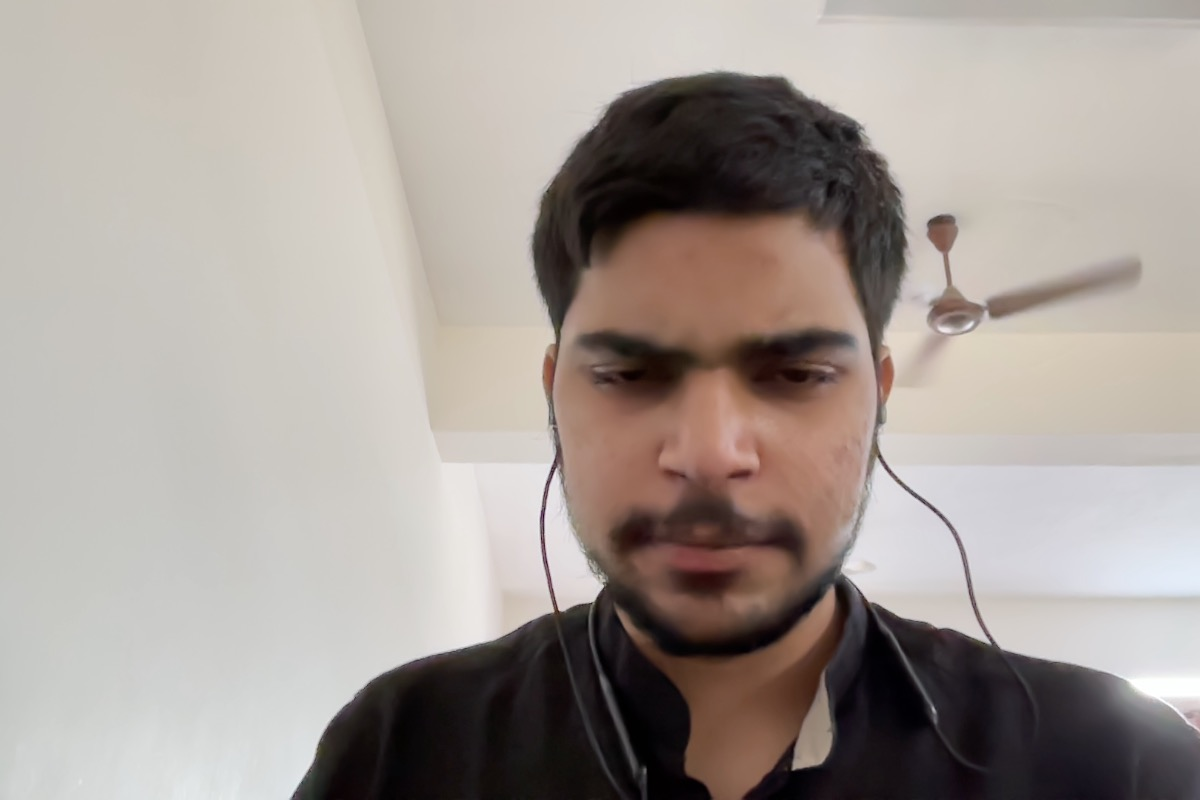
#> input picture image_1.jpg, 1200 x 800 px
$ jupyter execute Arithmetic_Operations.ipynb
#> lines starting #> are read from the running program, lines starting #| are printed output that depends on the picture
# Arithmetic-Operations using OpenCV

[cell 1]
import cv2 as cv
import numpy as np
import matplotlib.pyplot as plt

def add_images():
    image_1 = cv.imread("image_1.jpg", cv.IMREAD_COLOR)
    image_2 = cv.imread("image_2.jpg", cv.IMREAD_COLOR)
    if image_1.shape != image_2.shape:
        print("Images are not the same size, resizing...")
        image_2 = cv.resize(image_2, (image_1.shape[1], image_1.shape[0]))

    result_add_images = cv.add(image_1, image_2)
    return result_add_images

def sub_images():
    image_1 = cv.imread("image_1.jpg", cv.IMREAD_COLOR)
#> image_1 is the input picture: shape (800, 1200, 3); mean B, G, R 150.6, 156.4, 165.2
    image_2 = cv.imread("image_2.jpg", cv.IMREAD_COLOR)
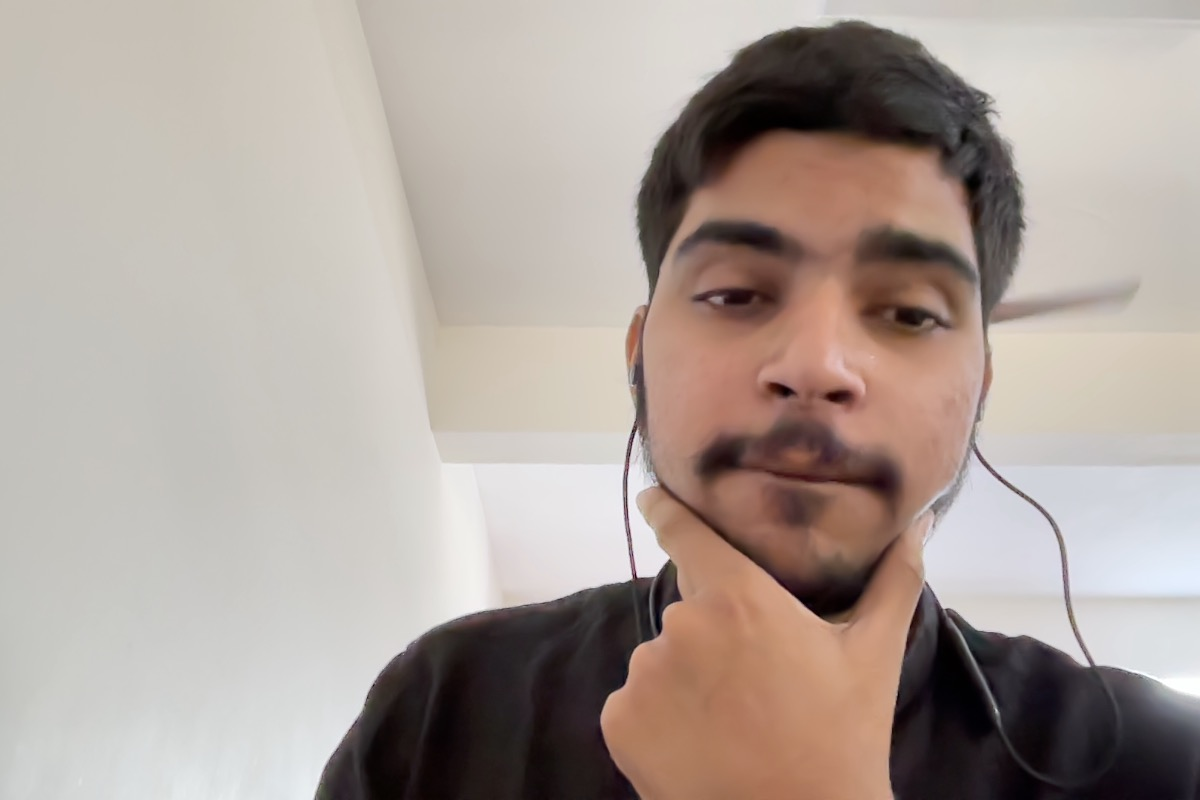
#> input picture image_2.jpg, 1200 x 800 px
#> image_2 is the input picture: shape (800, 1200, 3); mean B, G, R 153.9, 161, 173

    if image_1.shape != image_2.shape:
        print("Images are not the same size, resizing...")
        image_2 = cv.resize(image_2, (image_1.shape[1], image_1.shape[0]))

    result_subtract_images = cv.subtract(image_1, image_2)
    return result_subtract_images

def mul_images():
    image_1 = cv.imread("image_1.jpg", cv.IMREAD_COLOR)
    image_2 = cv.imread("image_2.jpg", cv.IMREAD_COLOR)

    if image_1.shape != image_2.shape:
        print("Images are not the same size, resizing...")
        image_2 = cv.resize(image_2, (image_1.shape[1], image_1.shape[0]))

    result_multiplied_images = cv.multiply(image_1, image_2)
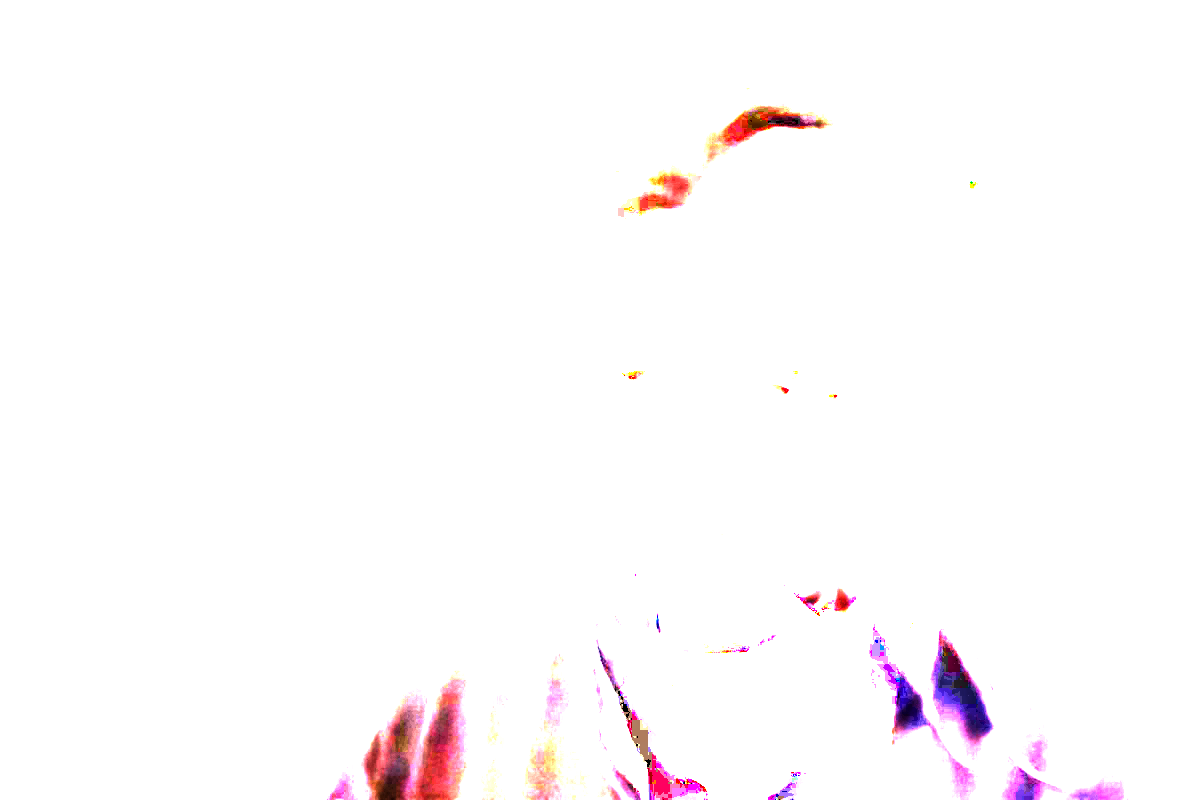
#> result_multiplied_images: shape (800, 1200, 3); mean B, G, R 251.8, 250.6, 253.6
#> in add_images, `result_add_images = cv.add(image_1, image_2)`:
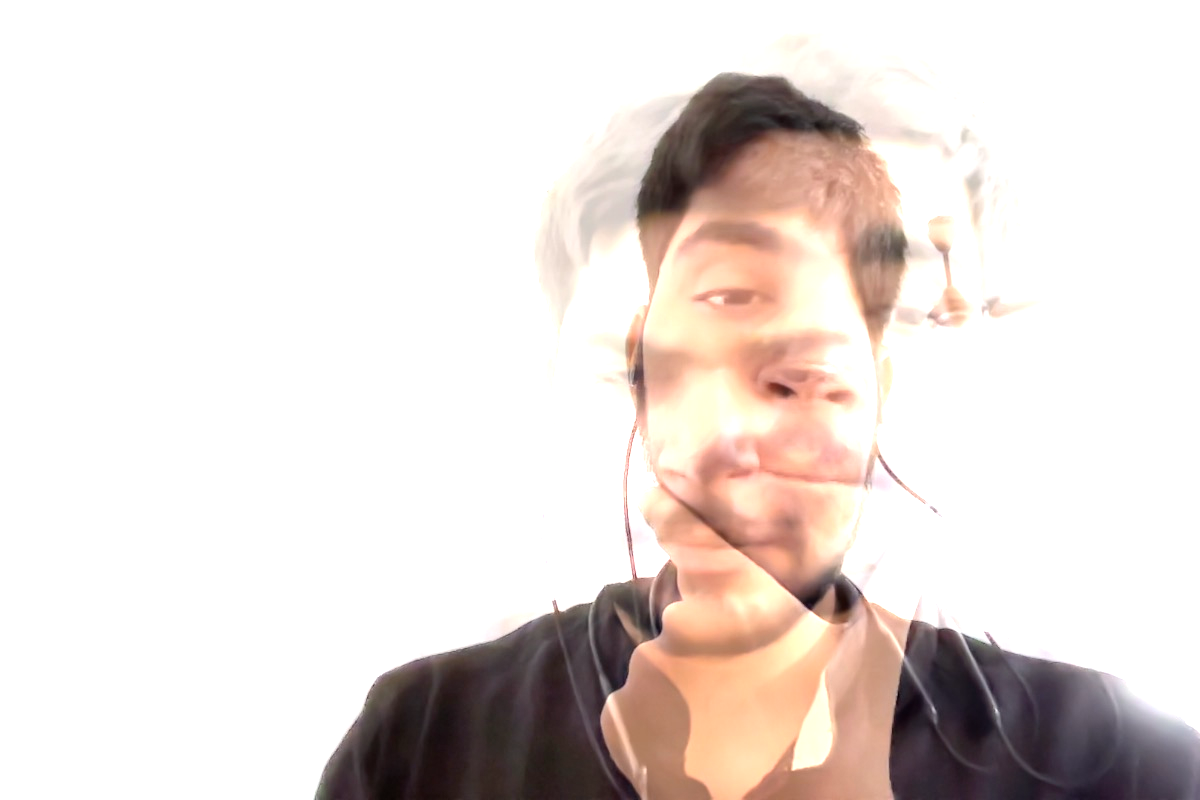
#> result_add_images: shape (800, 1200, 3); mean B, G, R 218, 222.3, 231.3
    return result_multiplied_images

def div_images():
    image_1 = cv.imread("image_1.jpg", cv.IMREAD_COLOR)
    image_2 = cv.imread("image_2.jpg", cv.IMREAD_COLOR)

    if image_1.shape != image_2.shape:
        print("Images are not the same size, resizing...")
        image_2 = cv.resize(image_2, (image_1.shape[1], image_1.shape[0]))

    result_divided_images = cv.divide(image_1, image_2)
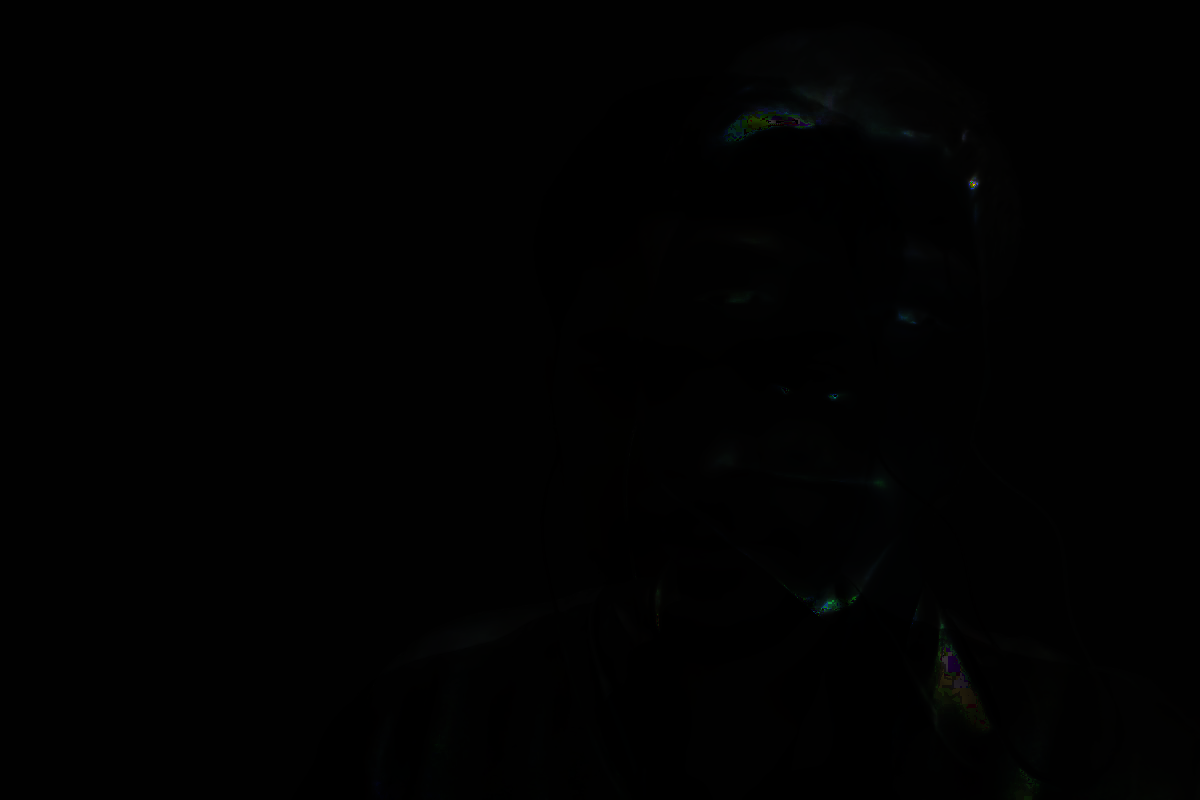
#> result_divided_images: shape (800, 1200, 3); mean B, G, R 1.2, 1.3, 1.2
    return result_divided_images

result_sub = sub_images()
result_mul = mul_images()
result_add = add_images()
result_div = div_images()


result_sub_rgb = cv.cvtColor(result_sub, cv.COLOR_BGR2RGB)
result_mul_rgb = cv.cvtColor(result_mul, cv.COLOR_BGR2RGB)
result_add_rgb = cv.cvtColor(result_add, cv.COLOR_BGR2RGB)
result_div_rgb = cv.cvtColor(result_div, cv.COLOR_BGR2RGB)

# Plotting Outputs

[cell 2]
#Plotting all the Arithmetic Outputs
fig, axs = plt.subplots(2, 2, figsize=(10, 10))

axs[0, 0].imshow(result_sub_rgb)
axs[0, 0].set_title('Subtraction')
axs[0, 0].axis('off')

axs[0, 1].imshow(result_mul_rgb)
axs[0, 1].set_title('Multiplication')
axs[0, 1].axis('off')

axs[1, 0].imshow(result_add_rgb)
axs[1, 0].set_title('Addition')
axs[1, 0].axis('off')

axs[1, 1].imshow(result_div_rgb)
axs[1, 1].set_title('Division')
axs[1, 1].axis('off')


plt.show()
